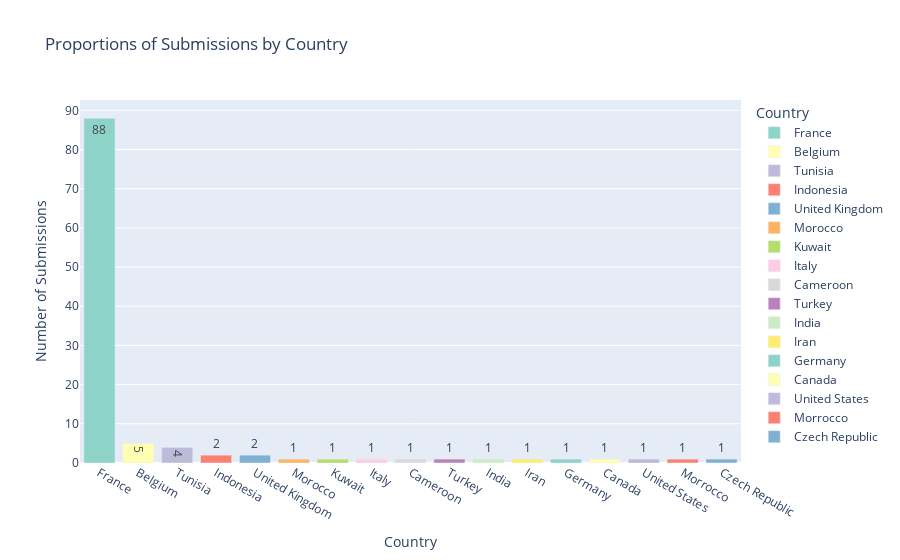

The cell this chart's notebook holds for it:
### Markdown cell above
Simple bar chart by country by number of submissions

### Code cell
# Create a bar chart showing proportions of submissions
fig_bar = px.bar(
    country_data,
    x='Country',
    y='Submissions',
    title='Proportions of Submissions by Country',
    text='Submissions',
    color='Country',  # Different color per country
    color_discrete_sequence=px.colors.qualitative.Set3  # Set3 for distinct colors
)

# Update the layout
fig_bar.update_layout(xaxis_title="Country", yaxis_title="Number of Submissions")

# Show the bar chart
fig_bar.show()

### Figure 1 — Plotly figure (JSON) as saved in the notebook; plotly's stock layout.template omitted (floating-point values rounded to 4 significant figures)
{"data": [{"alignmentgroup": "True", "hovertemplate": "Country=%{x}<br>Submissions=%{text}<extra></extra>", "legendgroup": "France", "marker": {"color": "rgb(141,211,199)", "pattern": {"shape": ""}}, "name": "France", "offsetgroup": "France", "orientation": "v", "showlegend": true, "text": [88], "textposition": "auto", "type": "bar", "x": ["France"], "xaxis": "x", "y": [88], "yaxis": "y"}, {"alignmentgroup": "True", "hovertemplate": "Country=%{x}<br>Submissions=%{text}<extra></extra>", "legendgroup": "Belgium", "marker": {"color": "rgb(255,255,179)", "pattern": {"shape": ""}}, "name": "Belgium", "offsetgroup": "Belgium", "orientation": "v", "showlegend": true, "text": [5], "textposition": "auto", "type": "bar", "x": ["Belgium"], "xaxis": "x", "y": [5], "yaxis": "y"}, {"alignmentgroup": "True", "hovertemplate": "Country=%{x}<br>Submissions=%{text}<extra></extra>", "legendgroup": "Tunisia", "marker": {"color": "rgb(190,186,218)", "pattern": {"shape": ""}}, "name": "Tunisia", "offsetgroup": "Tunisia", "orientation": "v", "showlegend": true, "text": [4], "textposition": "auto", "type": "bar", "x": ["Tunisia"], "xaxis": "x", "y": [4], "yaxis": "y"}, {"alignmentgroup": "True", "hovertemplate": "Country=%{x}<br>Submissions=%{text}<extra></extra>", "legendgroup": "Indonesia", "marker": {"color": "rgb(251,128,114)", "pattern": {"shape": ""}}, "name": "Indonesia", "offsetgroup": "Indonesia", "orientation": "v", "showlegend": true, "text": [2], "textposition": "auto", "type": "bar", "x": ["Indonesia"], "xaxis": "x", "y": [2], "yaxis": "y"}, {"alignmentgroup": "True", "hovertemplate": "Country=%{x}<br>Submissions=%{text}<extra></extra>", "legendgroup": "United Kingdom", "marker": {"color": "rgb(128,177,211)", "pattern": {"shape": ""}}, "name": "United Kingdom", "offsetgroup": "United Kingdom", "orientation": "v", "showlegend": true, "text": [2], "textposition": "auto", "type": "bar", "x": ["United Kingdom"], "xaxis": "x", "y": [2], "yaxis": "y"}, {"alignmentgroup": "True", "hovertemplate": "Country=%{x}<br>Submissions=%{text}<extra></extra>", "legendgroup": "Morocco", "marker": {"color": "rgb(253,180,98)", "pattern": {"shape": ""}}, "name": "Morocco", "offsetgroup": "Morocco", "orientation": "v", "showlegend": true, "text": [1], "textposition": "auto", "type": "bar", "x": ["Morocco"], "xaxis": "x", "y": [1], "yaxis": "y"}, {"alignmentgroup": "True", "hovertemplate": "Country=%{x}<br>Submissions=%{text}<extra></extra>", "legendgroup": "Kuwait", "marker": {"color": "rgb(179,222,105)", "pattern": {"shape": ""}}, "name": "Kuwait", "offsetgroup": "Kuwait", "orientation": "v", "showlegend": true, "text": [1], "textposition": "auto", "type": "bar", "x": ["Kuwait"], "xaxis": "x", "y": [1], "yaxis": "y"}, {"alignmentgroup": "True", "hovertemplate": "Country=%{x}<br>Submissions=%{text}<extra></extra>", "legendgroup": "Italy", "marker": {"color": "rgb(252,205,229)", "pattern": {"shape": ""}}, "name": "Italy", "offsetgroup": "Italy", "orientation": "v", "showlegend": true, "text": [1], "textposition": "auto", "type": "bar", "x": ["Italy"], "xaxis": "x", "y": [1], "yaxis": "y"}, {"alignmentgroup": "True", "hovertemplate": "Country=%{x}<br>Submissions=%{text}<extra></extra>", "legendgroup": "Cameroon", "marker": {"color": "rgb(217,217,217)", "pattern": {"shape": ""}}, "name": "Cameroon", "offsetgroup": "Cameroon", "orientation": "v", "showlegend": true, "text": [1], "textposition": "auto", "type": "bar", "x": ["Cameroon"], "xaxis": "x", "y": [1], "yaxis": "y"}, {"alignmentgroup": "True", "hovertemplate": "Country=%{x}<br>Submissions=%{text}<extra></extra>", "legendgroup": "Turkey", "marker": {"color": "rgb(188,128,189)", "pattern": {"shape": ""}}, "name": "Turkey", "offsetgroup": "Turkey", "orientation": "v", "showlegend": true, "text": [1], "textposition": "auto", "type": "bar", "x": ["Turkey"], "xaxis": "x", "y": [1], "yaxis": "y"}, {"alignmentgroup": "True", "hovertemplate": "Country=%{x}<br>Submissions=%{text}<extra></extra>", "legendgroup": "India", "marker": {"color": "rgb(204,235,197)", "pattern": {"shape": ""}}, "name": "India", "offsetgroup": "India", "orientation": "v", "showlegend": true, "text": [1], "textposition": "auto", "type": "bar", "x": ["India"], "xaxis": "x", "y": [1], "yaxis": "y"}, {"alignmentgroup": "True", "hovertemplate": "Country=%{x}<br>Submissions=%{text}<extra></extra>", "legendgroup": "Iran", "marker": {"color": "rgb(255,237,111)", "pattern": {"shape": ""}}, "name": "Iran", "offsetgroup": "Iran", "orientation": "v", "showlegend": true, "text": [1], "textposition": "auto", "type": "bar", "x": ["Iran"], "xaxis": "x", "y": [1], "yaxis": "y"}, {"alignmentgroup": "True", "hovertemplate": "Country=%{x}<br>Submissions=%{text}<extra></extra>", "legendgroup": "Germany", "marker": {"color": "rgb(141,211,199)", "pattern": {"shape": ""}}, "name": "Germany", "offsetgroup": "Germany", "orientation": "v", "showlegend": true, "text": [1], "textposition": "auto", "type": "bar", "x": ["Germany"], "xaxis": "x", "y": [1], "yaxis": "y"}, {"alignmentgroup": "True", "hovertemplate": "Country=%{x}<br>Submissions=%{text}<extra></extra>", "legendgroup": "Canada", "marker": {"color": "rgb(255,255,179)", "pattern": {"shape": ""}}, "name": "Canada", "offsetgroup": "Canada", "orientation": "v", "showlegend": true, "text": [1], "textposition": "auto", "type": "bar", "x": ["Canada"], "xaxis": "x", "y": [1], "yaxis": "y"}, {"alignmentgroup": "True", "hovertemplate": "Country=%{x}<br>Submissions=%{text}<extra></extra>", "legendgroup": "United States", "marker": {"color": "rgb(190,186,218)", "pattern": {"shape": ""}}, "name": "United States", "offsetgroup": "United States", "orientation": "v", "showlegend": true, "text": [1], "textposition": "auto", "type": "bar", "x": ["United States"], "xaxis": "x", "y": [1], "yaxis": "y"}, {"alignmentgroup": "True", "hovertemplate": "Country=%{x}<br>Submissions=%{text}<extra></extra>", "legendgroup": "Morrocco", "marker": {"color": "rgb(251,128,114)", "pattern": {"shape": ""}}, "name": "Morrocco", "offsetgroup": "Morrocco", "orientation": "v", "showlegend": true, "text": [1], "textposition": "auto", "type": "bar", "x": ["Morrocco"], "xaxis": "x", "y": [1], "yaxis": "y"}, {"alignmentgroup": "True", "hovertemplate": "Country=%{x}<br>Submissions=%{text}<extra></extra>", "legendgroup": "Czech Republic", "marker": {"color": "rgb(128,177,211)", "pattern": {"shape": ""}}, "name": "Czech Republic", "offsetgroup": "Czech Republic", "orientation": "v", "showlegend": true, "text": [1], "textposition": "auto", "type": "bar", "x": ["Czech Republic"], "xaxis": "x", "y": [1], "yaxis": "y"}], "layout": {"barmode": "relative", "legend": {"title": {"text": "Country"}, "tracegroupgap": 0}, "title": {"text": "Proportions of Submissions by Country"}, "xaxis": {"anchor": "y", "categoryarray": ["France", "Belgium", "Tunisia", "Indonesia", "United Kingdom", "Morocco", "Kuwait", "Italy", "Cameroon", "Turkey", "India", "Iran", "Germany", "Canada", "United States", "Morrocco", "Czech Republic"], "categoryorder": "array", "domain": [0, 1], "title": {"text": "Country"}}, "yaxis": {"anchor": "x", "domain": [0, 1], "title": {"text": "Number of Submissions"}}}}
